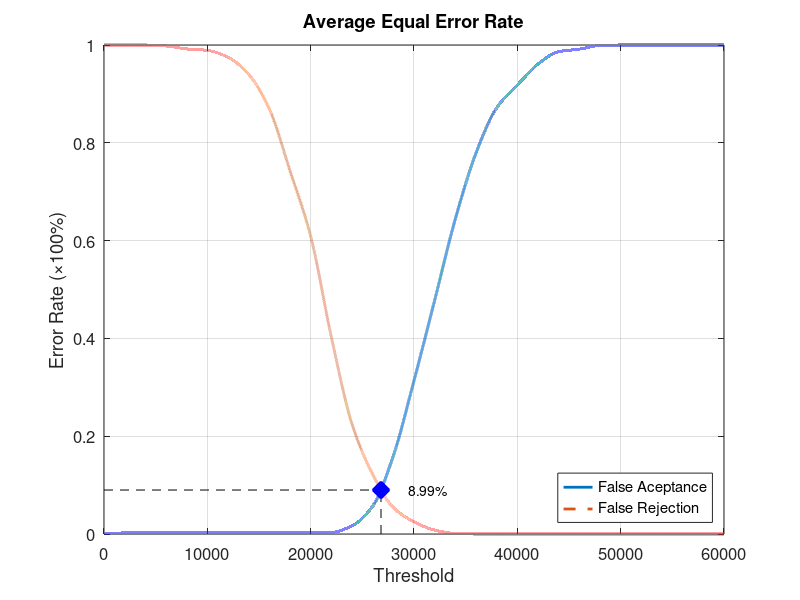
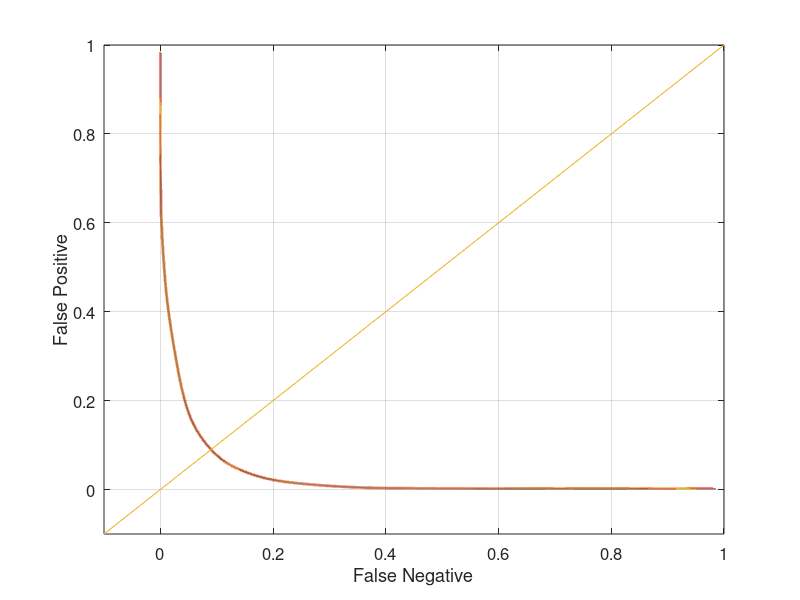

Write MATLAB code to recreate these figures, in order.
function yEER = Database4Average
close all;
clear;
clc;
x = 0:2000:60000;
xq = 0:0.5:60000;

y0 = [0 0.00210526 0.00210526 0.00210526 0.00210526 0.00210526 0.00210526 0.00210526 0.00210526 0.00210526 0.00210526 0.0031579 0.0168421 0.0568421 0.16 0.313684 0.477895 0.644211 0.778947 0.871579 0.917895 0.961053 0.986316 0.991579 0.998947 1 1 1 1 1 1];
yy0 = interp1(x, y0, xq, 'pchip');
y1 = [1 1 1 0.998 0.992 0.989 0.975 0.94 0.869 0.743 0.609 0.403 0.225 0.122 0.054 0.025 0.008 0.001 0 0 0 0 0 0 0 0 0 0 0 0 0];
yy1 = interp1(x, y1, xq, 'pchip');

% Calculating EER: 
y2 = abs(y0 - y1);
find(y2 == min(y2))
yy2 = abs(yy0 - yy1);
xEER = find(yy2 == min(yy2));
xEERIndex = xq(xEER) % X-axis EER
yEER = yy0(xEER) % Y-axis EER

main = figure
plot(xq, yy0,'-','LineWidth', 2);	hold on
plot(xq, yy1,'--','LineWidth', 2);	hold on
plot([xEERIndex xEERIndex], [0 yEER], 'k--');	hold on
plot([0 xEERIndex], [yEER yEER], 'k--');	hold on
plot(xEERIndex, yEER, 'bx', 'LineWidth', 10);	hold on
text(xEERIndex + 10 * xEERIndex / 100, yEER, [num2str(round((10000 * yEER)) / 100) '%'])
legend('False Aceptance', 'False Rejection', 'Location', 'SouthEast')
xlabel('Threshold')
ylabel('Error Rate (\times100%)')
title('Average Equal Error Rate')
set(gca, 'FontSize', 12)
axis([0 60000 0 1])
grid on

print(main, 'Database4AverageMain', '-dpng');
FNRxFPR = figure('Color', [1 1 1]);
plot(yy1, yy0, '-', yy1, yy0, 'LineWidth', 2);
hold on
y = -0.1:0.1:1
plot(y, y); 
set(gca, 'FontSize', 12)
xlabel('False Negative')
ylabel('False Positive')
axis([-0.1 1 -0.1 1])
set(gca, 'FontSize', 12)
grid on

print(FNRxFPR, 'Database4AverageFNRxFPR','-dpng');
end
